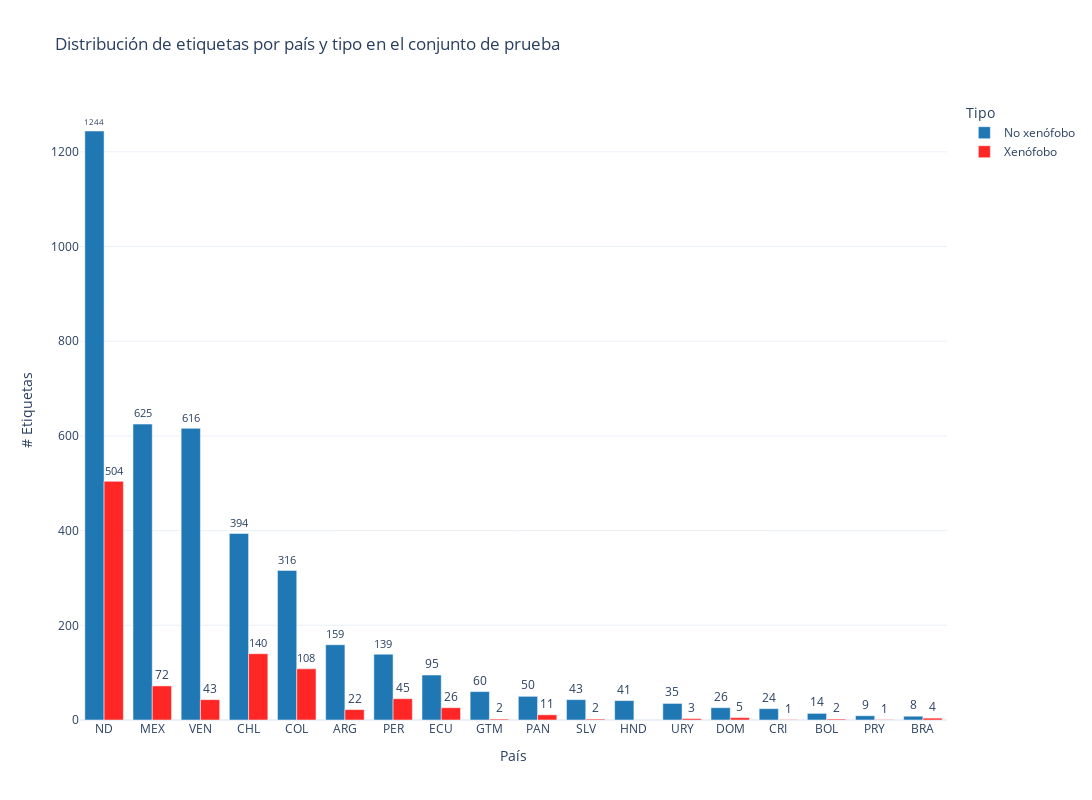

The code cell stored with this chart in its notebook:
### Code cell
#data visualization
fig = px.bar(label_counts_country.sort_values(by=['# Etiquetas'], ascending=False), x='País', y='# Etiquetas', color='Tipo', text_auto='percent', barmode='group', 
    title='Distribución de etiquetas por país y tipo en el conjunto de prueba', color_discrete_map={'No xenófobo':'#1f77b4', 'Xenófobo':'#FF2626'},
    width=1400, height=800)
fig.update_traces(textposition='outside')
fig.show()

### Figure 1 — Plotly figure (JSON) as saved in the notebook; plotly's stock layout.template omitted (floating-point values rounded to 4 significant figures)
{"data": [{"alignmentgroup": "True", "hovertemplate": "Tipo=No xenófobo<br>País=%{x}<br># Etiquetas=%{y}<extra></extra>", "legendgroup": "No xenófobo", "marker": {"color": "#1f77b4", "pattern": {"shape": ""}}, "name": "No xenófobo", "offsetgroup": "No xenófobo", "orientation": "v", "showlegend": true, "textposition": "outside", "texttemplate": "%{y:percent}", "type": "bar", "x": ["ND", "MEX", "VEN", "CHL", "COL", "ARG", "PER", "ECU", "GTM", "PAN", "SLV", "HND", "URY", "DOM", "CRI", "BOL", "PRY", "BRA"], "xaxis": "x", "y": [1244, 625, 616, 394, 316, 159, 139, 95, 60, 50, 43, 41, 35, 26, 24, 14, 9, 8], "yaxis": "y"}, {"alignmentgroup": "True", "hovertemplate": "Tipo=Xenófobo<br>País=%{x}<br># Etiquetas=%{y}<extra></extra>", "legendgroup": "Xenófobo", "marker": {"color": "#FF2626", "pattern": {"shape": ""}}, "name": "Xenófobo", "offsetgroup": "Xenófobo", "orientation": "v", "showlegend": true, "textposition": "outside", "texttemplate": "%{y:percent}", "type": "bar", "x": ["ND", "CHL", "COL", "MEX", "PER", "VEN", "ECU", "ARG", "PAN", "DOM", "BRA", "URY", "BOL", "SLV", "GTM", "PRY", "CRI"], "xaxis": "x", "y": [504, 140, 108, 72, 45, 43, 26, 22, 11, 5, 4, 3, 2, 2, 2, 1, 1], "yaxis": "y"}], "layout": {"barmode": "group", "height": 800, "legend": {"title": {"text": "Tipo"}, "tracegroupgap": 0}, "title": {"text": "Distribución de etiquetas por país y tipo en el conjunto de prueba"}, "width": 1400, "xaxis": {"anchor": "y", "domain": [0, 1], "title": {"text": "País"}}, "yaxis": {"anchor": "x", "domain": [0, 1], "title": {"text": "# Etiquetas"}}}}
